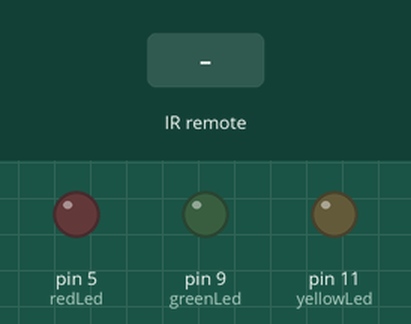
Bench run of a sketch on a simulated Arduino Uno, built with avr-gcc and run on an emulated ATmega328P. Shown: output pins drawn as LEDs (lit = HIGH). The test bench sets the inputs (shaded band).

Above: at 1.2 s.
1.3 s: infrared code 0xE0E036C9 received
At 2.5 s:
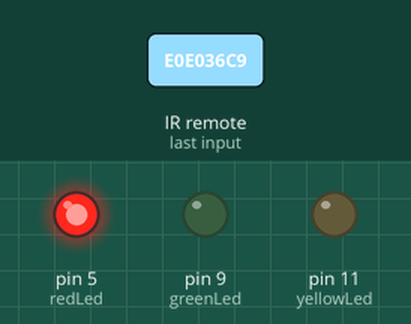
2.8 s: infrared code 0xE0E028D7 received
At 3.8 s:
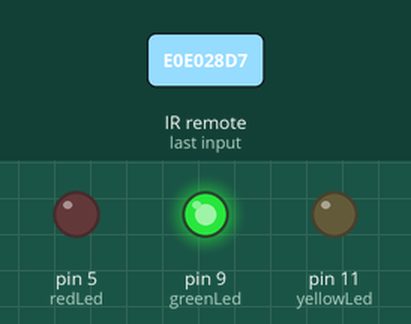
4.3 s: infrared code 0xE0E0A857 received
At 5.0 s:
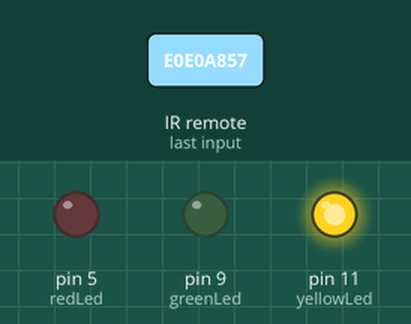
5.8 s: infrared code 0xE0E0D02F received
At 6.1 s:
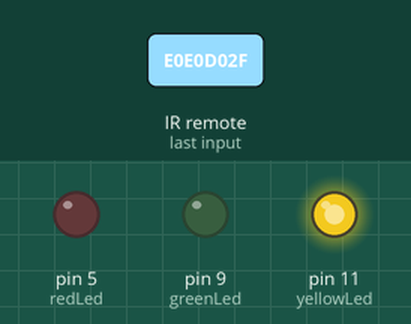
Timing chart, 0 to 8.3 s (numbered marks = the images above; inputs shaded):
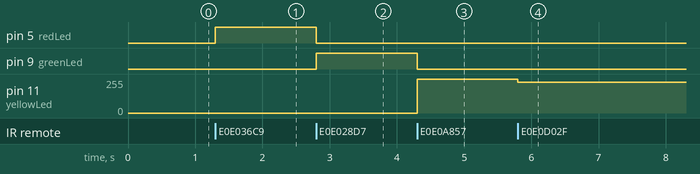

Measured:
- after the input at 1.3 s, pin 5 (redLed): LOW → HIGH at once
- after the input at 2.8 s, pin 5 (redLed): HIGH → LOW at once; pin 9 (greenLed): LOW → HIGH at once
- after the input at 4.3 s, pin 9 (greenLed): HIGH → LOW at once; pin 11 (yellowLed): 0/255 → 255/255 at once
- after the input at 5.8 s, pin 11 (yellowLed): 255/255 → 229/255 at once

The sketch:

IRcontroler.ino
```cpp
#include <IRremote.h>
#define irPin 3
IRrecv irrecv(irPin);
decode_results results;
float lightValue = 255;
int redLed = 5;
int greenLed = 9;
int yellowLed = 11;
int state = 0;

void setup() {
  pinMode(redLed, OUTPUT);
  pinMode(greenLed, OUTPUT);
  pinMode(yellowLed, OUTPUT);
  Serial.begin(9600);
  irrecv.enableIRIn();
}

void loop() {
  if (irrecv.decode(&results)){
      switch (results.value) {
         case 0xE0E040BF:
            digitalWrite(redLed, LOW);
            digitalWrite(greenLed, LOW);
            digitalWrite(yellowLed, LOW);
            state = 0;
            break;
         case 0xE0E036C9:
            digitalWrite(greenLed, LOW);
            digitalWrite(yellowLed, LOW);
            lightValue = 255;
            analogWrite(redLed, lightValue);
            state = 1;
            break;
         case 0xE0E028D7:
            digitalWrite(redLed, LOW);
            digitalWrite(yellowLed, LOW);
            lightValue = 255;
            analogWrite(greenLed, lightValue);
            state = 2;
            break;
         case 0xE0E0A857:
            digitalWrite(redLed, LOW);
            digitalWrite(greenLed, LOW);
            lightValue = 255;
            analogWrite(yellowLed, lightValue);
            state = 3;
            break;
        case 0xE0E0E01F:
            lightValue = lightValue + 25.5;
            if (lightValue > 255) {
              lightValue = 255;
            }
            break;
         case 0xE0E0D02F:
            lightValue = lightValue - 25.5;
            if (lightValue < 0) {
              lightValue = 0;
            }
            break;
  }
  irrecv.resume();
  }
  switch (state) {
    case 1:
    analogWrite(redLed, lightValue);
    break;
    case 2:
    analogWrite(greenLed, lightValue);
    break;
    case 3:
    analogWrite(yellowLed, lightValue);
    break;
    }
}
```
